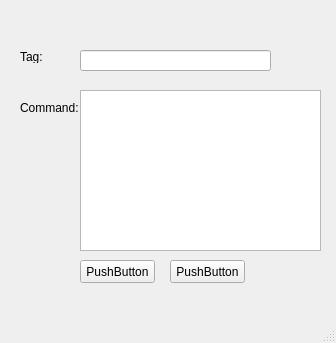
<?xml version="1.0" encoding="UTF-8"?>
<ui version="4.0">
 <class>MainWindow</class>
 <widget class="QMainWindow" name="MainWindow">
  <property name="geometry">
   <rect>
    <x>0</x>
    <y>0</y>
    <width>336</width>
    <height>343</height>
   </rect>
  </property>
  <property name="windowTitle">
   <string>MainWindow</string>
  </property>
  <widget class="QWidget" name="centralwidget">
   <widget class="QLineEdit" name="tag_lineEdit">
    <property name="geometry">
     <rect>
      <x>80</x>
      <y>50</y>
      <width>191</width>
      <height>21</height>
     </rect>
    </property>
   </widget>
   <widget class="QTextEdit" name="cmd_textEdit">
    <property name="geometry">
     <rect>
      <x>80</x>
      <y>90</y>
      <width>241</width>
      <height>161</height>
     </rect>
    </property>
   </widget>
   <widget class="QLabel" name="tag_label">
    <property name="geometry">
     <rect>
      <x>20</x>
      <y>50</y>
      <width>47</width>
      <height>13</height>
     </rect>
    </property>
    <property name="text">
     <string>Tag:</string>
    </property>
   </widget>
   <widget class="QLabel" name="cmd_label">
    <property name="geometry">
     <rect>
      <x>20</x>
      <y>100</y>
      <width>61</width>
      <height>16</height>
     </rect>
    </property>
    <property name="text">
     <string>Command:</string>
    </property>
   </widget>
   <widget class="QPushButton" name="Execute">
    <property name="geometry">
     <rect>
      <x>80</x>
      <y>260</y>
      <width>75</width>
      <height>23</height>
     </rect>
    </property>
    <property name="text">
     <string>PushButton</string>
    </property>
   </widget>
   <widget class="QPushButton" name="Cancel">
    <property name="geometry">
     <rect>
      <x>170</x>
      <y>260</y>
      <width>75</width>
      <height>23</height>
     </rect>
    </property>
    <property name="text">
     <string>PushButton</string>
    </property>
   </widget>
  </widget>
  <widget class="QMenuBar" name="menubar">
   <property name="geometry">
    <rect>
     <x>0</x>
     <y>0</y>
     <width>336</width>
     <height>21</height>
    </rect>
   </property>
  </widget>
  <widget class="QStatusBar" name="statusbar"/>
 </widget>
 <resources/>
 <connections/>
</ui>
